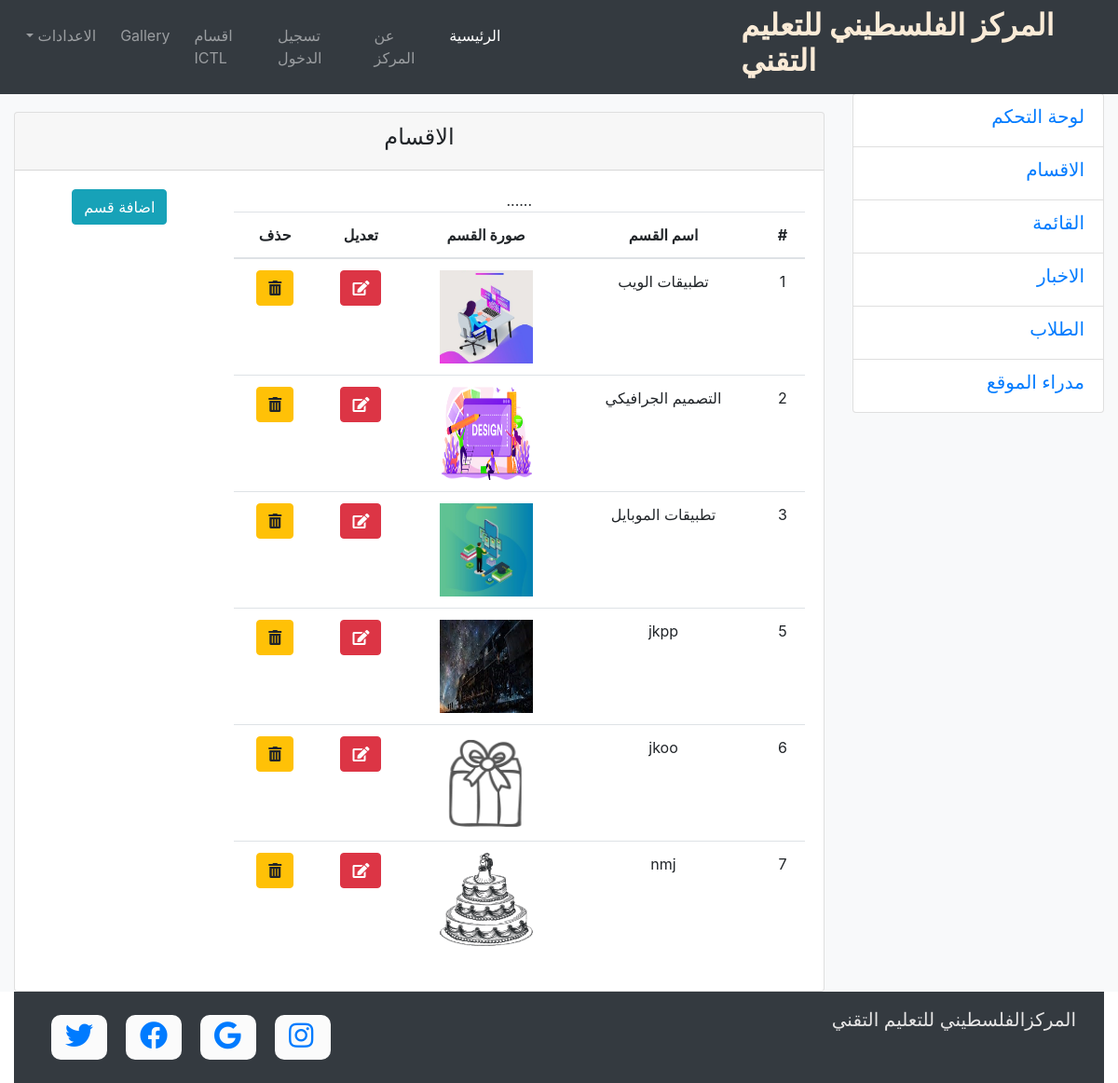
/admin-cp/depshow.php, run on the app's committed database.
### tables this page shows
CREATE TABLE IF NOT EXISTS `department` (
  `id` int(11) NOT NULL,
  `title` varchar(255) NOT NULL,
  `detail` longtext NOT NULL,
  `image` text NOT NULL
);

### admin-cp/depshow.php (the view, shortened to what this page needs)
<!DOCTYPE html>
<html lang="en">
<head>
</head>
<body>
    <?php
        include "../include/header.php";
        include "../include/slidebar.php";
    ?>
    <article class="col-lg-9" style="min-height:320px;">
        <div class="card">
            <div class="card-header text-center"><h4>الاقسام</h4></div>
            <div class="card-body">
                <div class="row">
                    <div class="col-md-9">
                        <table class="table">
                            <thead>
                                <tr>
                                    <th scope="col">#</th>
                                    <th scope="col">اسم القسم</th>
                                    <th scope="col">صورة القسم</th>
                                    <th scope="col">تعديل</th>
                                    <th scope="col">حذف</th>
                                </tr>
                            </thead>
                            <?php
                            include "../pages/conn.php";
                            $sql="select * from department";
                            $result=mysqli_query($conn,$sql);
                            if (mysqli_num_rows($result)>0) {
                                while($row=mysqli_fetch_assoc($result)){
                                    echo "<tr><td>"
                                    .$row['id']
                                    ."</td><td>"
                                    .$row['title']
                                    ."</td><td>"
                                    ."<img src='../image/$row[image]' width='100px' height='100px'>"
                                    ."</td><td>"
                                    ."<a class='btn btn-danger' href='depedit.php?id=$row[id]&title=$row[title]&detail=$row[detail]&image=$row[image]'><i class='fas fa-edit'></i></a>"
                                    ."</td>.<td>"
                                    ."<a class='btn btn-warning' href='depdelete.php?id=$row[id]'><i class='fas fa-trash-alt'></i></a>"
                                    ."</td></tr>";
                                }
                            }
                            else{
                                echo"لايوجد نتائج";
                            }
                            ?>
                        </table>
                    </div>
                    <div class="col-md-3">
                        <a href="depinsert.php"><button type="button" class="btn btn-info">اضافة قسم</button></a>
                    </div>
                </div>
            </div>
        </div>
                        </div>
    <?php
      include "../include/footer.php";
    ?>
</body>
</html>

### include/header.php (shortened to what this page needs)
<!DOCTYPE html>
<html dir="rtl">
<head>
    <link rel="stylesheet" href="../css/all.min.css">
    <link rel="stylesheet" href="../css/bootstrap.min.css">
    <link rel="stylesheet" href="../css/style.css">
</head>
<body>
        <div class="container" style="margin-top: 100px;">
            <div class="row">
                <div class="col-md-10">
                    <nav class="navbar navbar-expand-md navbar-dark fixed-top bg-dark">
                        <div id="logo">
                            <h2><b>المركز الفلسطيني للتعليم التقني</b></h2>
                        </div>
                        <div class="list">
                        <div class="collapse navbar-collapse" id="nav-main">
                          <ul class="navbar-nav ml-auto">
                            <li class="nav-item active">
                              <a class="nav-link" href="../pages/index.php">الرئيسية <span class="sr-only">(current)</span></a>
                            </li>
                            <li class="nav-item">
                              <a class="nav-link" href="../pages/aboutus.php">عن المركز</a>
                            </li>
                            <li class="nav-item">
                                <a class="nav-link" href="../pages/login.php">تسجيل الدخول</a>
                              </li>
                              <li class="nav-item">
                                <a class="nav-link" href="../pages/index.php/#ICTL-dep"> اقسام ICTL</a>
                              </li>
                              <li class="nav-item">
                                <a class="nav-link" href="#">Gallery</a>
                              </li>
                            <li class="nav-item dropdown">
                              <a class="nav-link dropdown-toggle" href="#" id="navbarDropdown" role="button" data-toggle="dropdown" aria-haspopup="true" aria-expanded="false">
                               الاعدادات
                              </a>
                            </li>
                        </div>
                    </nav>
                </div>
            </div>
        </div>

### include/slidebar.php
<div class="container-fluid">
    <div class="row bg-light">
    <aside class="col-lg-3 text-right bg-light">
        <div class="list-group" style="min-height: 425px;">
          <a href="home.php" class="list-group-item"><h5>لوحة التحكم</h5></a>
          <a href="depshow.php" class="list-group-item"><h5>الاقسام</h5></a>
          <a href="menushow.php" class="list-group-item"><h5>القائمة</h5></a>
          <a href="newshow.php" class="list-group-item"><h5>الاخبار</h5></a>
          <a href="stushow.php" class="list-group-item"><h5>الطلاب</h5></a>
          <a href="adminshow.php" class="list-group-item"><h5>مدراء الموقع</h5></a>
</aside>

### include/footer.php (shortened to what this page needs)
<!DOCTYPE html>
<html lang="en">
<head>
</head>
<body>
         <footer class="footer">
              <div class="container-fluid">
                <div class="copyright row bg-dark">
                  <div class="col-sm-6 text-right" id="footertext">المركزالفلسطيني للتعليم التقني</div>
                  <div class="col-sm-6 text-left">
                    <a href="#" target="_blank"><div class="twitter-hover social-slide"><i class="fab fa-twitter ico"></i></div></a>
                    <a href="#" target="_blank"><div class="facebook-hover social-slide"><i class="fab fa-facebook ico"></i></div></a>
                    <a href="#" target="_blank"><div class="google-hover social-slide"><i class="fab fa-google ico"></i></div></a>
                    <a href="#" target="_blank"><div class="instagram-hover social-slide"><i class="fab fa-instagram ico"></i></div></a>
                  </div>
                </div>
              </div>
            </footer>
</body>
</html>

### css/style.css (style rules this page uses)
#logo { color: antiquewhite; }
.list { margin-right: 200px; }
.list li { margin-right: 10px; }
.card { margin-top: 20px; text-align: center; }
.social-slide { font-size:large; }
.copyright { background-color: #455E73; color:#E6E5E5; font-size: 20px; padding: 15px; }
.social-slide { height: 48px; width: 48px; margin: 10px; float: left; -webkit-transition:all ease 0.3s ; -moz-transition:all ease 0.3s ; -o-transition:all ease 0.3s ; -ms-transition:all ease 0.3s ; transition: all ease 0.3s; font-size: 30px; }
.twitter-hover { background-color:rgb(251, 251, 251) ; height:48px; width:60px; border-radius: 10px; padding-left: 15px; }
.facebook-hover { background-color:rgb(251, 251, 251) ; height:48px; width:60px; border-radius: 10px; padding-left: 15px; }
.google-hover { background-color:rgb(251, 251, 251) ; height:48px; width:60px; border-radius: 10px; padding-left: 15px; }
.instagram-hover { background-color:rgb(251, 251, 251) ; height:48px; width:60px; border-radius: 10px; padding-left: 15px; }

### data on the page
department: id "1", title "تطبيقات الويب", image (picture)
department: id "2", title "التصميم الجرافيكي", image (picture)
department: id "3", title "تطبيقات الموبايل", image (picture)
department: id "5", title "jkpp", image (picture)
department: id "6", title "jkoo", image (picture)
department: id "7", title "nmj", image (picture)
